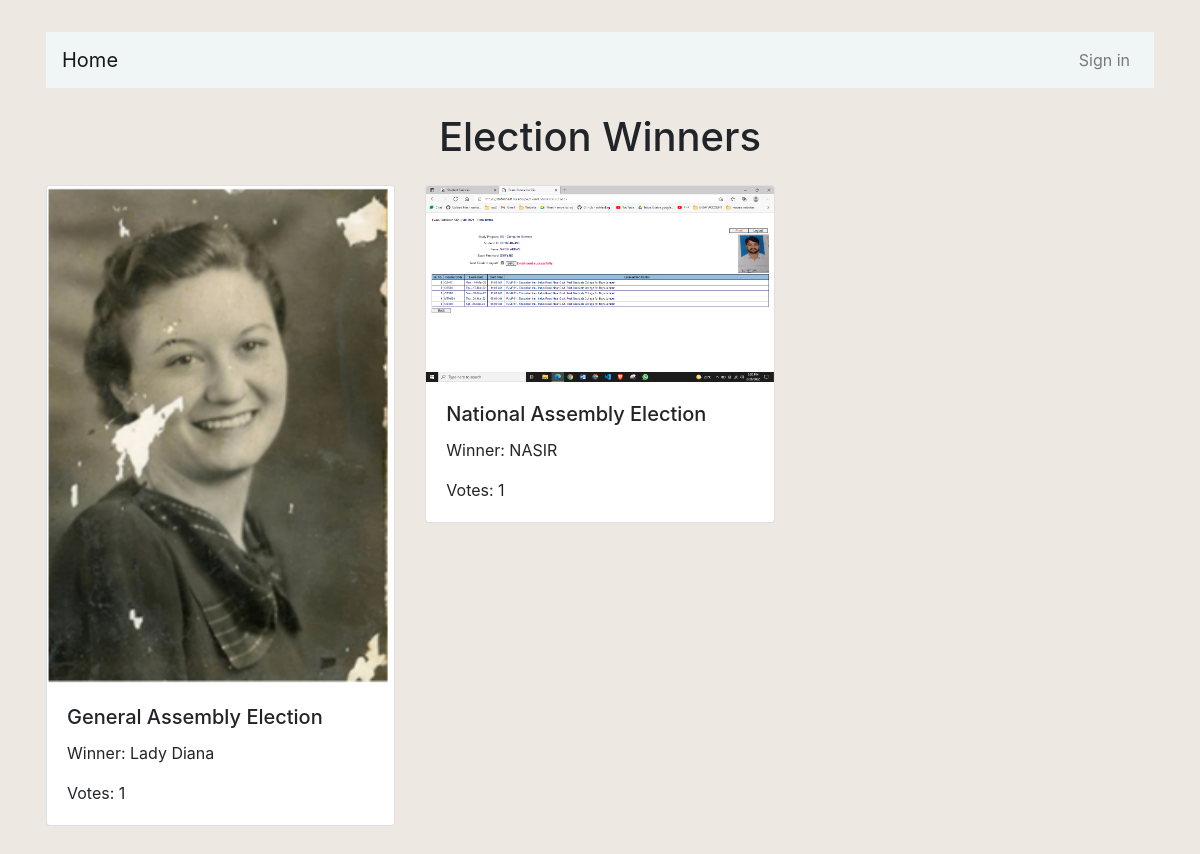
The app's page /election_winner/ with its own data.
### users/models.py (models this page shows, shortened)
class Election(models.Model):
    name = models.CharField(max_length=255)
    status = models.CharField(max_length=50, choices=[('upcoming', 'Upcoming'), ('ongoing', 'Ongoing'), ('completed', 'Completed')])
    start_date = models.DateField()
    end_date = models.DateField()
    description = models.TextField()

class Candidate(models.Model):
    name = models.CharField(max_length=255)
    image = models.ImageField(upload_to='candidates/', null=True, blank=True)
    description = models.TextField()
    election = models.ForeignKey(Election, on_delete=models.CASCADE)
    votes = models.PositiveIntegerField(default=0)  # Add a field to track votes

### users/views.py (the view)
# urls.py: path('election_winner/', views.election_winner, name='election_winner'),
def election_winner(request):
    election_winners = []
    elections = Election.objects.filter(status='completed')
    for election in elections:
        candidates = Candidate.objects.filter(election=election).order_by('-votes')
        if candidates:
            winner = candidates[0]
            winner_data = {
                'election_name': election.name,
                'winner_name': winner.name,
                'winner_votes': winner.votes,
                'winner_image_url': winner.image.url,
            }
            election_winners.append(winner_data)
    return render(request, 'users/election_winner.html', {'election_winners': election_winners})

### users/templates/users/election_winner.html (shortened to what this page needs)
{% extends "users/base.html" %}
{% block content %}
    <h1 class="mb-4">Election Winners</h1>
    <div class="row">
        {% for winner in election_winners %}
        <div class="col-md-4 mb-4">
            <div class="card">
                <img src="{{ winner.winner_image_url }}" class="card-img-top" alt="{{ winner.winner_name }}">
                <div class="card-body">
                    <h5 class="card-title">{{ winner.election_name }}</h5>
                    <p class="card-text">Winner: {{ winner.winner_name }}</p>
                    <p class="card-text">Votes: {{ winner.winner_votes }}</p>
                </div>
            </div>
        </div>
        {% endfor %}
    </div>
{% endblock %}

### users/templates/users/base.html (shortened to what this page needs)
<!doctype html>
<html lang="en">
<head>
    <link rel="stylesheet" href="https://maxcdn.bootstrapcdn.com/bootstrap/4.0.0/css/bootstrap.min.css">
	<link rel="stylesheet" href="https://use.fontawesome.com/releases/v5.8.2/css/all.css">
</head>
<body>
  <div class="container p-3 my-3">
    <div class="row">
      <div class="col-md-12">
        <nav class="navbar navbar-expand-md navbar-light " style="background-color: #f0f5f5">
          <a href="/" class="navbar-brand">Home</a>
            <div class="collapse navbar-collapse" id="navbarCollapse">
                <div class="navbar-nav ml-auto">
                  {% if user.is_authenticated %}
                    <a href="{% url 'users-profile' %}" class="nav-item nav-link">Profile</a>
                    <a href="{% url 'election_winner' %}" class="nav-item nav-link">Election Results</a>
                    <a href="{% url 'logout' %}" class="nav-item nav-link">Logout</a>
                  {% else %}
                    <a href="{% url 'login' %}" class="nav-item nav-link">Sign in</a>
                  {% endif %}
                </div>
            </div>
        </nav>
        {% block content %}{% endblock %}
      </div>
    </div>
  </div>
</body>
</html>

### users/templates/users/base.html (style rules this page uses)
body { background-color: #ede9e2; }
h1 , h2 , h3 { text-align: center; margin: 25px; }

### records on screen
Election: election_name "General Assembly Election"
Candidate: winner_name "Lady Diana"
Election: election_name "National Assembly Election"
Candidate: winner_name "NASIR"

### other values on screen
{{ winner.winner_votes }} "1" "1"
